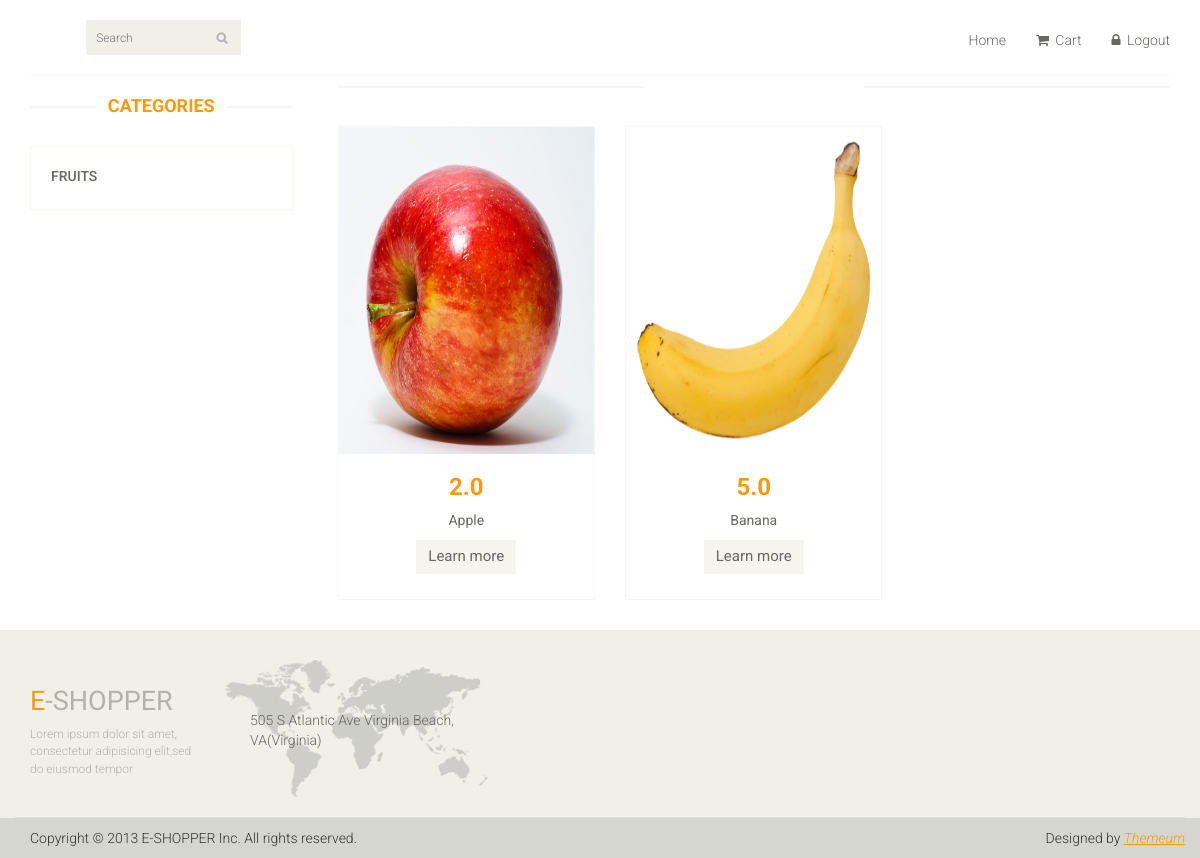
/category/1 (signed in), run on the app's committed database.
### main_page/models.py (models this page shows, shortened)
class Category(models.Model):
    category_name = models.CharField(max_length=75)
    reg_date = models.DateTimeField(auto_now_add=True)

class Product(models.Model):
    product_name = models.CharField(max_length=125)
    product_count = models.IntegerField()
    product_price = models.FloatField()
    product_photo = models.ImageField(upload_to='media')
    product_des = models.TextField()
    product_category = models.ForeignKey(Category, on_delete=models.CASCADE)
    reg_date = models.DateTimeField(auto_now_add=True)

### main_page/views.py (the view)
# urls.py: path('category/<int:pk>',views.get_exact_category),
def get_exact_category(request,pk):
    exact_category = models.Category.objects.get(id=pk)
    categories = models.Category.objects.all()
    category_products = models.Product.objects.filter(product_category= exact_category)
    return render(request, 'categrory_products.html', {'category_products': category_products,'categories':categories})

### main_page/templates/categrory_products.html (shortened to what this page needs)
{% extends 'index.html' %}
{% block content %}
<section>
		<div class="container">
			<div class="row">
                <div class="col-sm-3">
					<div class="left-sidebar"><br>
						<h2>Categories</h2>
						<div class="panel-group category-products" id="accordian">
							{% for category in categories %}
							<div class="panel panel-default">
								<div class="panel-heading">
									<h4 class="panel-title"><a href="/category/{{ category.id }}">{{ category.category_name }}</a></h4>
								</div>
							</div>
							{% endfor %}
						</div>
					</div>
				</div>
				<div class="col-sm-9 padding-right">
					<div class="features_items"><br>
                        {% for product in category_products %}
						<div class="col-sm-4">
							<div class="product-image-wrapper">
								<div class="single-products">
									<div class="productinfo text-center">
										<img src="/{{ product.product_photo }}" alt="" />
										<h2>{{ product.product_price }}</h2>
										<p>{{ product.product_name }}</p>
										<a href="/item/{{ product.id }}" class="btn btn-default add-to-cart">Learn more</a>
									</div>
								</div>
							</div>
						</div>
                    {% endfor %}
                    </div>
				</div>
			</div>
		</div>
	</section>
{% endblock content %}

### main_page/static/css/main.css (style rules this page uses)
body { font-family: 'Roboto', sans-serif; background:; position: relative; font-weight:400px; }
a { -webkit-transition: 300ms; -moz-transition: 300ms; -o-transition: 300ms; transition: 300ms; }
h1, h2, h3, h4, h5, h6 { font-family: 'Roboto', sans-serif; }
.category-products { border: 1px solid #F7F7F0; margin-bottom: 35px; padding-bottom: 20px; padding-top: 15px; }
.left-sidebar h2, .brands_products h2 { color: #FE980F; font-family: 'Roboto', sans-serif; font-size: 18px; font-weight: 700; margin: 0 auto 30px; text-align: center; text-transform: uppercase; position: relative; z-index:3; }
.left-sidebar h2:after, h2.title:after { content: " "; position: absolute; border: 1px solid #f5f5f5; bottom:8px; left: 0; width: 100%; height: 0; z-index: -2; }
.left-sidebar h2:before { content: " "; position: absolute; background: #fff; bottom: -6px; width: 130px; height: 30px; z-index: -1; left: 50%; margin-left: -65px; }
.category-products .panel { background-color: #FFFFFF; border: 0px; border-radius: 0px; box-shadow:none; margin-bottom: 0px; }
.category-products .panel-default .panel-heading { background-color: #FFFFFF; border: 0 none; color: #FFFFFF; padding: 5px 20px; }
.category-products .panel-default .panel-heading .panel-title a { color: #696763; font-family: 'Roboto', sans-serif; font-size: 14px; text-decoration: none; text-transform: uppercase; }
.padding-right { padding-right: 0; }
.features_items { overflow:hidden; }
.product-image-wrapper { border:1px solid #F7F7F5; overflow: hidden; margin-bottom:30px; }
.single-products { position: relative; }
.productinfo h2 { color: #FE980F; font-family: 'Roboto', sans-serif; font-size: 24px; font-weight: 700; }
.productinfo p { font-family: 'Roboto', sans-serif; font-size: 14px; font-weight: 400; color: #696763; }
.productinfo img { width: 255.48px; height: 326.81px; }
.productinfo { position:relative; }
.add-to-cart { background:#F5F5ED; border: 0 none; border-radius: 0; color: #696763; font-family: 'Roboto', sans-serif; font-size: 15px; margin-bottom: 25px; }

### data on the page
Category: category_name "FRUITS"
Product: product_photo (picture), product_price "2.0", product_name "Apple"
Product: product_photo (picture), product_price "5.0", product_name "Banana"
